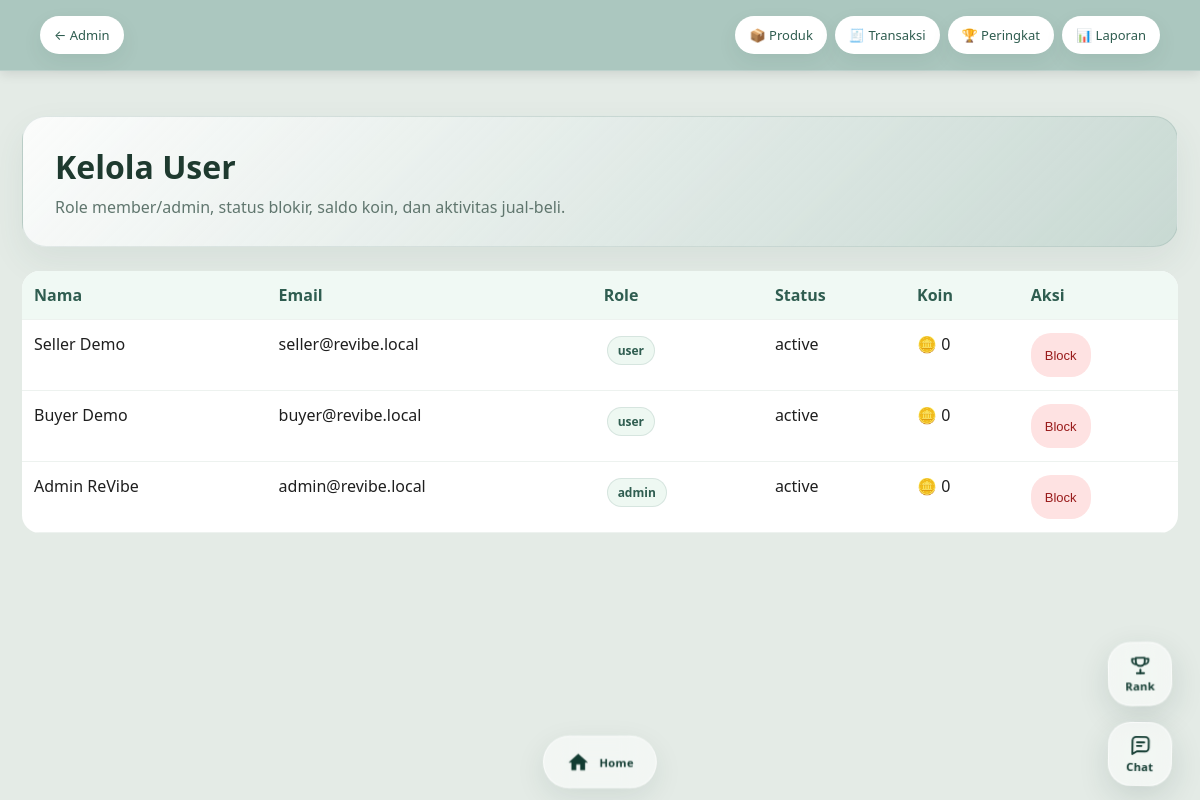
The page /pages/admin/users.php (signed in) on the database its author committed.
### tables this page shows
CREATE TABLE users (
  id INT NOT NULL AUTO_INCREMENT,
  first_name VARCHAR(100) NOT NULL,
  last_name VARCHAR(100) NOT NULL,
  email VARCHAR(150) NOT NULL,
  phone VARCHAR(30) DEFAULT NULL,
  birthdate DATE DEFAULT NULL,
  password VARCHAR(255) NOT NULL,
  address TEXT DEFAULT NULL,
  profile_photo VARCHAR(255) DEFAULT NULL,
  latitude DECIMAL(10,7) DEFAULT NULL,
  longitude DECIMAL(10,7) DEFAULT NULL,
  city VARCHAR(100) DEFAULT NULL,
  address_region TEXT DEFAULT NULL,
  street_address TEXT DEFAULT NULL,
  address_detail VARCHAR(255) DEFAULT NULL,
  address_label VARCHAR(50) DEFAULT 'Rumah',
  is_main_address TINYINT(1) DEFAULT 1,
  is_store_address TINYINT(1) DEFAULT 1,
  is_return_address TINYINT(1) DEFAULT 0,
  bio TEXT DEFAULT NULL,
  coins INT DEFAULT 0,
  role ENUM('user','admin') DEFAULT 'user',
  email_verified TINYINT(1) DEFAULT 1,
  phone_verified TINYINT(1) DEFAULT 1,
  email_verified_at DATETIME DEFAULT CURRENT_TIMESTAMP,
  phone_verified_at DATETIME DEFAULT CURRENT_TIMESTAMP,
  notify_email_enabled TINYINT(1) DEFAULT 0,
  notify_whatsapp_enabled TINYINT(1) DEFAULT 0,
  account_status VARCHAR(40) DEFAULT 'active',
  status ENUM('active','blocked') DEFAULT 'active',
  reset_token VARCHAR(255) DEFAULT NULL,
  reset_expires DATETIME DEFAULT NULL,
  last_login DATETIME DEFAULT NULL,
  login_attempts INT DEFAULT 0,
  created_at TIMESTAMP NOT NULL DEFAULT CURRENT_TIMESTAMP,
  updated_at TIMESTAMP NOT NULL DEFAULT CURRENT_TIMESTAMP ON UPDATE CURRENT_TIMESTAMP,
  PRIMARY KEY (id),
  UNIQUE KEY uniq_users_email (email)
);

### pages/admin/users.php (the view, shortened to what this page needs)
<?php
require_once __DIR__ . '/../../config/session.php'; include '../../config/db.php'; require_once '../../config/functions.php'; require_role('admin','../../index.php');
$users=mysqli_query($conn,"SELECT u.*, COALESCE(c.balance,0) coin_balance FROM users u LEFT JOIN coins c ON c.user_id=u.id ORDER BY u.id DESC");
?>
<!DOCTYPE html><html lang="id"><head><link rel="stylesheet" href="../../assets/css/style.css"><link rel="stylesheet" href="../../assets/css/loader.css?v=25">
</head><body>
<div class="navbar admin-navbar compact-dashboard-navbar"><a href="index.php" class="btn">← Admin</a><div class="admin-nav-links"><a href="products.php" class="btn">📦 Produk</a><a href="orders.php" class="btn">🧾 Transaksi</a><a href="rankings.php" class="btn">🏆 Peringkat</a><a href="reports.php" class="btn">📊 Laporan</a></div></div><div class="page-shell"><div class="page-header"><h1>Kelola User</h1><p>Role member/admin, status blokir, saldo koin, dan aktivitas jual-beli.</p></div><div class="table-wrap"><table class="rv-table"><tr><th>Nama</th><th>Email</th><th>Role</th><th>Status</th><th>Koin</th><th>Aksi</th></tr><?php while($u=mysqli_fetch_assoc($users)): ?><tr><td><?= e($u['first_name'].' '.$u['last_name']) ?></td><td><?= e($u['email']) ?></td><td><span class="status-pill"><?= e($u['role']) ?></span></td><td><?= e($u['status']??'active') ?></td><td>🪙 <?= number_format($u['coin_balance']) ?></td><td><?php if(($u['status']??'active')==='blocked'): ?><form method="POST" action="actions.php"><?= csrf_field() ?><input type="hidden" name="action" value="unblock_user"><input type="hidden" name="id" value="<?= (int)$u['id'] ?>"><button class="btn primary">Unblock</button></form><?php else: ?><form method="POST" action="actions.php"><?= csrf_field() ?><input type="hidden" name="action" value="block_user"><input type="hidden" name="id" value="<?= (int)$u['id'] ?>"><button class="btn danger">Block</button></form><?php endif; ?></td></tr><?php endwhile; ?></table></div></div><?php render_revibe_floating_nav($conn); ?>
</body></html>

### config/functions.php (shortened to what this page needs)
<?php
function e($value) {
    return htmlspecialchars((string)$value, ENT_QUOTES, 'UTF-8');
}
function is_logged_in() {
    return isset($_SESSION['user_id']);
}
function revibe_asset_base_path() {
    $script = str_replace('\\', '/', $_SERVER['SCRIPT_NAME'] ?? '');
    if (strpos($script, '/pages/admin/') !== false) return '../../';
    return '';
}
function render_revibe_floating_nav($conn = null) {
    if (function_exists('is_logged_in')) {
        $logged = is_logged_in();
    } else {
        $logged = isset($_SESSION['user_id']);
    }
    $base = revibe_asset_base_path();
    $home_url = $base . 'index.php';
    $rank_url = $base . 'pages/rankings.php';
    $chat_url = $base . 'pages/messages.php';
    ?>
    <div class="rv-floating-actions rv-floating-global" aria-label="Navigasi cepat ReVibe">
        <a href="<?= e($home_url) ?>" class="rv-float-home" title="Kembali ke Beranda" aria-label="Beranda">
            <svg viewBox="0 0 24 24" width="25" height="25" fill="currentColor"><path d="M10 20v-6h4v6h5v-8h3L12 3 2 12h3v8z"/></svg>
            <span>Home</span>
        </a>
        <?php if($logged): ?>
            <div class="rv-float-right">
                <a href="<?= e($rank_url) ?>" class="rv-float-circle rv-float-rank" title="Peringkat Seller" aria-label="Peringkat Seller">
                    <svg viewBox="0 0 24 24" width="23" height="23" fill="none" stroke="currentColor" stroke-width="2.1" stroke-linecap="round" stroke-linejoin="round">
                        <path d="M8 21h8"/><path d="M12 17v4"/><path d="M7 4h10v4a5 5 0 0 1-10 0V4z"/><path d="M5 5H3v2a4 4 0 0 0 4 4"/><path d="M19 5h2v2a4 4 0 0 1-4 4"/>
                    </svg>
                    <span>Rank</span>
                </a>
                <a href="<?= e($chat_url) ?>" class="rv-float-circle rv-float-chat" title="Chat ReVibe" aria-label="Chat ReVibe">
                    <svg viewBox="0 0 24 24" width="23" height="23" fill="none" stroke="currentColor" stroke-width="2.1" stroke-linecap="round" stroke-linejoin="round">
                        <path d="M21 15a4 4 0 0 1-4 4H8l-5 3V7a4 4 0 0 1 4-4h10a4 4 0 0 1 4 4z"/><path d="M8 9h8"/><path d="M8 13h5"/>
                    </svg>
                    <span>Chat</span>
                </a>
            </div>
        <?php endif; ?>
    </div>
    <?php
}

### rows shown on the page
users: first_name+last_name "Seller Demo", email "seller@revibe.local", role "user", status "active", coin_balance "0"
users: first_name+last_name "Buyer Demo", email "buyer@revibe.local", role "user", status "active", coin_balance "0"
users: first_name+last_name "Admin ReVibe", email "admin@revibe.local", role "admin", status "active", coin_balance "0"
